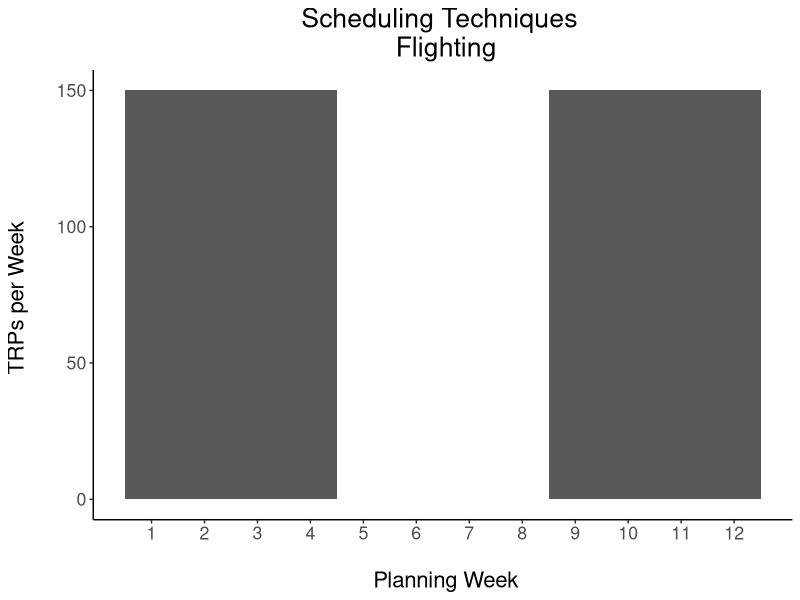
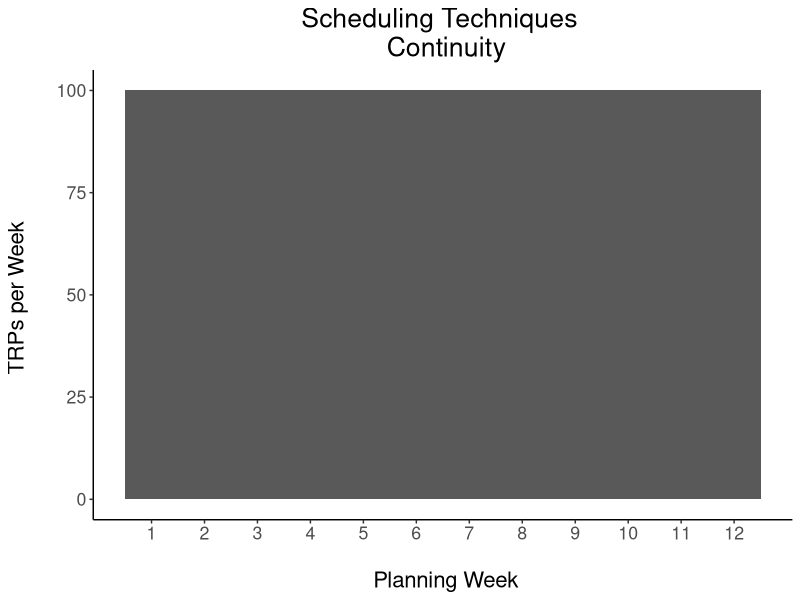
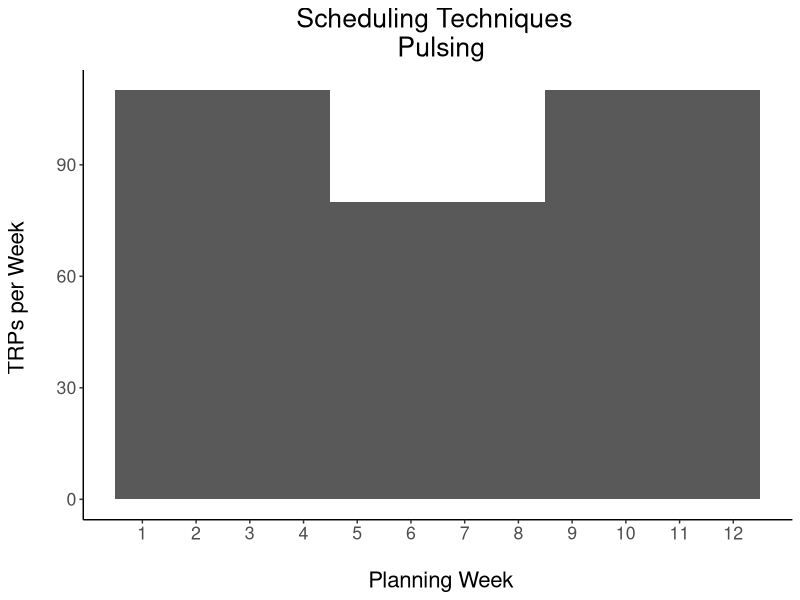
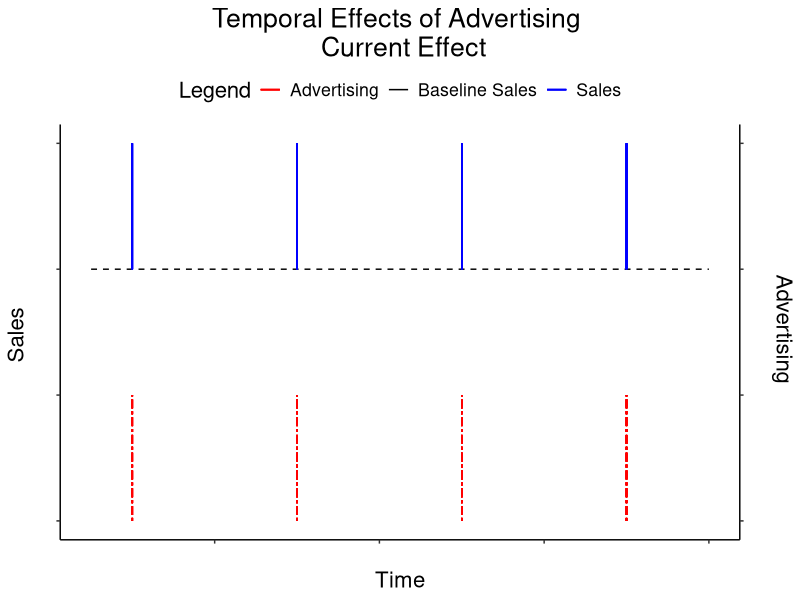
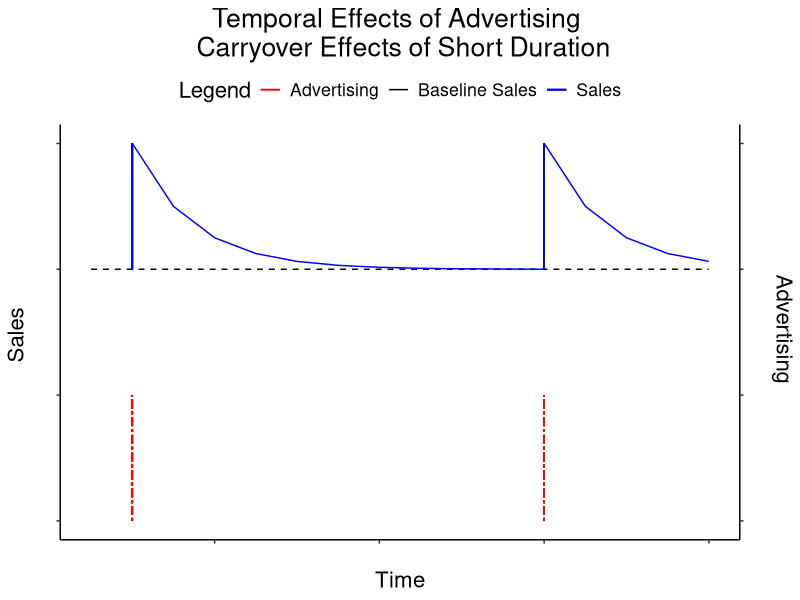
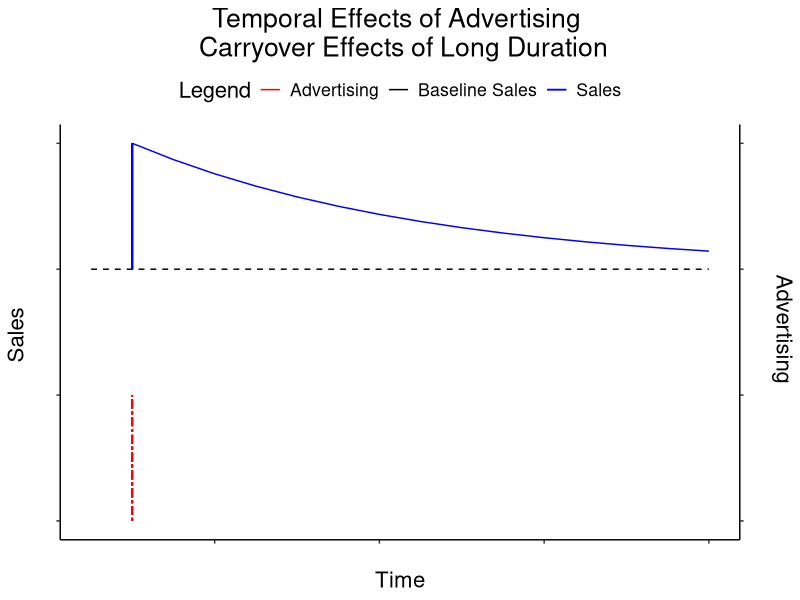
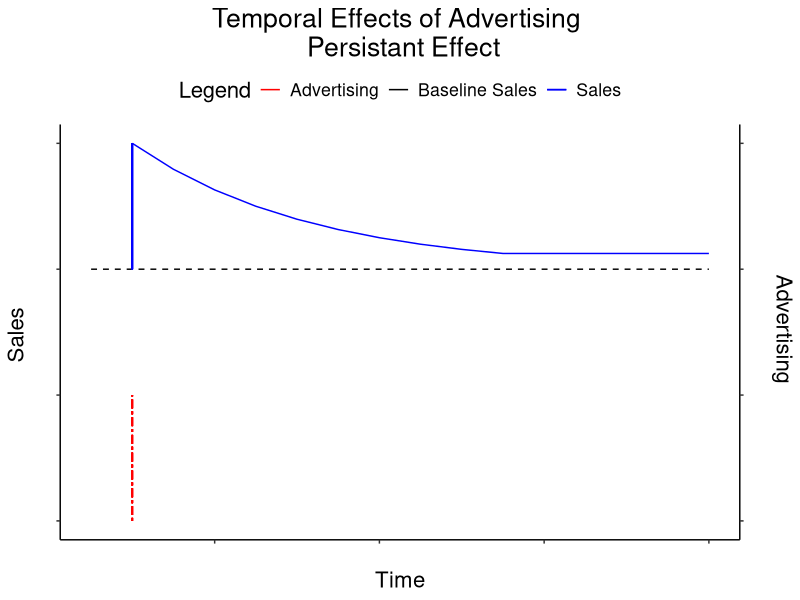
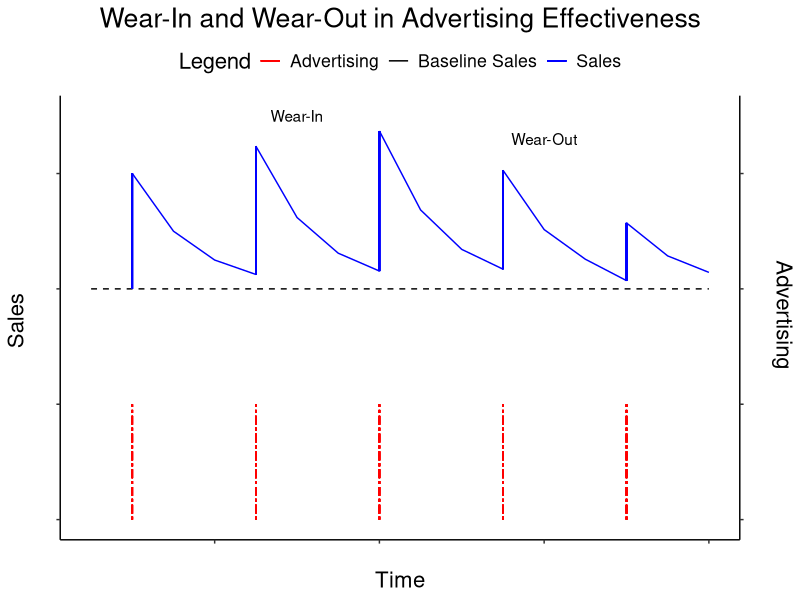

The R source for these figures, in order:
#############################################################################
# Description: Code for generating plots for Module 5 for BUSA 603.         #
# 																			                                    #	
# Last Update Date:  1/11/23       											                    #
#                                          									                #
# Last Update Date Comments:												                        #
#	A) 1/11/23 - Version 1 of code.											                      #
#																			                                      #
# Inputs:                                                                   #
# A) Parameters for generating plots.  See below.			                      #
#																			                                      #
# Outputs:																	                                #
#	A) Plots written to paths as identified below.                            #
#																			                                      #	
# Author:  Brian Weikel														                          #
#############################################################################

library(ggplot2)

# Clear working directory
# rm(list = ls())

# Output graphic and data path.
outpath <- "C:/Users/bkwei/R_projects/BUSA-603/BUSA_603_Ad_Response/Output/"

########## Surmanek Chapter 29 Media Planning ##########

# Flighting
# https://r-graphics.org/recipe-bar-graph-adjust-width
time <- c(1:12)
media <- c(150,150,150,150,0,0,0,0,150,150,150,150)
df1 <- data.frame(cbind(time,media))

plot1_a <- ggplot(df1, aes(x = time, y = media)) +
  geom_col(width = 1) +
  theme_classic() +
  ggtitle("Scheduling Techniques \n Flighting") +
  theme(plot.title = element_text(hjust = 0.5)) +
  scale_x_continuous("\n Planning Week", labels = as.character(time), 
                    breaks = time) +
  scale_y_continuous(name = "TRPs per Week \n") +
  theme(text = element_text(size = 16))  

ggsave("m5_0_a.png",plot=plot1_a,path=outpath)
rm(time,media,df1)

# Continuity

time <- c(1:12)
media <- c(100,100,100,100,100,100,100,100,100,100,100,100)
df1 <- data.frame(cbind(time,media))

plot1_b <- ggplot(df1, aes(x = time, y = media)) +
  geom_col(width = 1) +
  theme_classic() +
  ggtitle("Scheduling Techniques \n Continuity") +
  theme(plot.title = element_text(hjust = 0.5)) +
  scale_x_continuous("\n Planning Week", labels = as.character(time), 
                     breaks = time) +
  scale_y_continuous(name = "TRPs per Week \n") +
  theme(text = element_text(size = 16))

ggsave("m5_0_b.png",plot=plot1_b,path=outpath)
rm(time,media,df1)

# Pulsing

time <- c(1:12)
media <- c(110,110,110,110,80,80,80,80,110,110,110,110)
df1 <- data.frame(cbind(time,media))

plot1_c<- ggplot(df1, aes(x = time, y = media)) +
  geom_col(width = 1) +
  theme_classic() +
  ggtitle("Scheduling Techniques \n Pulsing") +
  theme(plot.title = element_text(hjust = 0.5)) +
  scale_x_continuous("\n Planning Week", labels = as.character(time), 
                     breaks = time) +
  scale_y_continuous(name = "TRPs per Week \n") +
  theme(text = element_text(size = 16))

ggsave("m5_0_c.png",plot=plot1_c,path=outpath)
rm(time,media,df1)

########## Tellis Chapter 24 Ad Responses and Shapes ##########

basesales <- c(100,100,100,100,100,100,100,100,100,100,100,100,100,100,100,100)

# Current Effect
# http://www.cookbook-r.com/Graphs/Bar_and_line_graphs_(ggplot2)/
scale1 <- 1
time <- c(1:16)
sales <- c(100,150,100,100,100,150,100,100,100,150,100,100,100,150,100,100)
advertising <- c(0,50,0,0,0,50,0,0,0,50,0,0,0,50,0,0)

df1 <- data.frame(cbind(time,sales,basesales,advertising))

colors <- c("Baseline Sales" = "black","Sales" = "blue","Advertising" = "red",
            "Sales1"="blue","Sales2"="blue","Sales3"="blue","Sales4"="blue",
            "Sales5"="blue")

linetypes <- c("Baseline Sales" = "dashed","Sales" = "solid",
               "Advertising" = "twodash",
               "Sales1"="solid","Sales2"="solid", "Sales3"="solid",
               "Sales4"="solid","Sales5"="solid")

plot1 <- ggplot(df1, aes(x=time)) +
 # geom_point(size=2, shape=1,fill="black",color="black") +
 # geom_smooth(method=lm,se=FALSE, fullrange=TRUE) +
 #  geom_line(aes(y=sales),color="blue") +
  ylim(0, 150) +
  geom_line(aes(y=basesales, color="Baseline Sales",
                linetype = "Baseline Sales")) +
  geom_segment(aes(x = 2, y = 100, xend = 2, yend = 150 ,color="Sales")) +
  geom_segment(aes(x = 6, y = 100, xend = 6, yend = 150,color="Sales")) +
  geom_segment(aes(x = 10, y = 100, xend = 10, yend = 150,color="Sales")) +
  geom_segment(aes(x = 14, y = 100, xend = 14, yend = 150,color="Sales")) +
  geom_segment(aes(x = 2, y = 0, xend = 2, yend = 50 ,color="Advertising",
                   linetype = "Advertising")) +
  geom_segment(aes(x = 6, y = 0, xend = 6, yend = 50 ,color="Advertising",
                   linetype = "Advertising")) +
  geom_segment(aes(x = 10, y = 0, xend = 10, yend = 50 ,color="Advertising",
                   linetype = "Advertising")) +
  geom_segment(aes(x = 14, y = 0, xend = 14, yend = 50 ,color="Advertising",
                   linetype = "Advertising")) +
  theme_classic() +
  ggtitle("Temporal Effects of Advertising \n Current Effect") +
  theme(legend.position="top",axis.text.x = element_blank(), 
        axis.text.y = element_blank()) +
  theme(plot.title = element_text(hjust = 0.5)) +
  labs(x = "\n Time ", color = "Legend") +
  theme(legend.position="top") + 
  scale_color_manual(values = colors) +
  scale_linetype_manual(values = linetypes) +
  scale_y_continuous(
  # Features of the first axis
    name = "Sales \n",
    # Add a second axis and specify its features
    sec.axis = sec_axis(~ ./scale1,name="Advertising \n"))+ 
  guides(linetype=FALSE) +
  theme(text = element_text(size = 16))

ggsave("m5_1.png",plot=plot1,path=outpath)

rm(df1,sales,advertising)

# Carryover Effects of Short Duration
# Adstock function
adstock <- function(x, rate=0){
  return(as.numeric(stats::filter(x=x, filter=rate, method="recursive")))
}

advertising <- c(0,50,0,0,0,0,0,0,0,0,0,50,0,0,0,0)
eta <- 0.5^(1/1)
ad_stock <- adstock(advertising,eta)  
sales <- basesales + ad_stock
sales1 <- sales
sales1[1] <- NA
sales1[12] <- 100
sales1[13] <- NA
sales1[14] <- NA
sales1[15] <- NA
sales1[16] <- NA
sales2 <- sales
sales2[2:11] <- NA

df1 <- data.frame(cbind(time,sales,sales1,sales2,basesales,advertising))

plot2 <- ggplot(df1, aes(x=time)) +
  # geom_point(size=2, shape=1,fill="black",color="black") +
  # geom_smooth(method=lm,se=FALSE, fullrange=TRUE) +
  #  geom_line(aes(y=sales),color="blue") +
  ylim(0, 150) +
  geom_line(aes(y=basesales, color="Baseline Sales",
                linetype = "Baseline Sales")) +
  geom_line(aes(y=sales1, color="Sales")) +
  geom_line(aes(y=sales2, color="Sales")) +
  geom_segment(aes(x = 2, y = 100, xend = 2, yend = 150,color="Sales")) +
  geom_segment(aes(x = 12, y = 100, xend = 12, yend = sales2[12] ,color="Sales")) +
  geom_segment(aes(x = 2, y = 0, xend = 2, yend = 50 ,color="Advertising",
                   linetype = "Advertising")) +
  geom_segment(aes(x = 12, y = 0, xend = 12, yend = 50 ,color="Advertising",
                   linetype = "Advertising")) +
  theme_classic() +
  ggtitle("Temporal Effects of Advertising \n Carryover Effects of Short Duration") +
  theme(legend.position="top",axis.text.x = element_blank(), 
        axis.text.y = element_blank()) +
  theme(plot.title = element_text(hjust = 0.5)) +
  labs(x = "\n Time ", color = "Legend") +
  theme(legend.position="top") + 
  scale_color_manual(values = colors) +
  scale_linetype_manual(values = linetypes) +
  scale_y_continuous(
    # Features of the first axis
    name = "Sales \n",
    # Add a second axis and specify its features
    sec.axis = sec_axis(~ ./scale1,name="Advertising \n")) + 
  guides(linetype=FALSE) +
  theme(text = element_text(size = 16))
  
ggsave("m5_2.png",plot=plot2,path=outpath)

rm(df1,sales,advertising,sales1,sales2)

# Carryover Effects of Long Duration

advertising <- c(0,50,0,0,0,00,0,0,0,0,0,0,0,0,0,0)
eta <- 0.5^(1/5)
ad_stock <- adstock(advertising,eta)  
sales <- basesales + ad_stock
sales[1] <- NA

df1 <- data.frame(cbind(time,sales,basesales,advertising))

plot3 <- ggplot(df1, aes(x=time)) +
  # geom_point(size=2, shape=1,fill="black",color="black") +
  # geom_smooth(method=lm,se=FALSE, fullrange=TRUE) +
  #  geom_line(aes(y=sales),color="blue") +
  ylim(0, 150) +
  geom_line(aes(y=basesales, color="Baseline Sales",
                linetype = "Baseline Sales")) +
  geom_line(aes(y=sales, color="Sales")) +
  geom_segment(aes(x = 2, y = 100, xend = 2, yend = 150,color="Sales")) +
  geom_segment(aes(x = 2, y = 0, xend = 2, yend = 50 ,color="Advertising",
                   linetype = "Advertising")) +
  theme_classic() +
  ggtitle("Temporal Effects of Advertising \n Carryover Effects of Long Duration") +
  theme(legend.position="top",axis.text.x = element_blank(), 
        axis.text.y = element_blank()) +
  theme(plot.title = element_text(hjust = 0.5)) +
  labs(x = "\n Time ", color = "Legend") +
  theme(legend.position="top") + 
  scale_color_manual(values = colors) +
  scale_linetype_manual(values = linetypes) +
  scale_y_continuous(
    # Features of the first axis
    name = "Sales \n",
    # Add a second axis and specify its features
    sec.axis = sec_axis(~ ./scale1,name="Advertising \n")) + 
  guides(linetype=FALSE) +
  theme(text = element_text(size = 16))

ggsave("m5_3.png",plot=plot3,path=outpath)

rm(df1,sales,advertising)

# Persistant Effect

advertising <- c(0,50,0,0,0,00,0,0,0,0,0,0,0,0,0,0)
eta <- 0.5^(1/3)
ad_stock <- adstock(advertising,eta)
sales <- basesales + ad_stock
sales[1] <- NA
sales[12:16] <- sales[11]

df1 <- data.frame(cbind(time,sales,basesales,advertising))

plot4 <- ggplot(df1, aes(x=time)) +
  # geom_point(size=2, shape=1,fill="black",color="black") +
  # geom_smooth(method=lm,se=FALSE, fullrange=TRUE) +
  #  geom_line(aes(y=sales),color="blue") +
  ylim(0, 150) +
  geom_line(aes(y=basesales, color="Baseline Sales",
                linetype = "Baseline Sales")) +
  geom_line(aes(y=sales, color="Sales")) +
  geom_segment(aes(x = 2, y = 100, xend = 2, yend = 150,color="Sales")) +
  geom_segment(aes(x = 2, y = 0, xend = 2, yend = 50 ,color="Advertising",
                   linetype = "Advertising")) +
  theme_classic() +
  ggtitle("Temporal Effects of Advertising \n Persistant Effect") +
  theme(legend.position="top",axis.text.x = element_blank(), 
        axis.text.y = element_blank()) +
  theme(plot.title = element_text(hjust = 0.5)) +
  labs(x = "\n Time ", color = "Legend") +
  theme(legend.position="top") + 
  scale_color_manual(values = colors) +
  scale_linetype_manual(values = linetypes) +
  scale_y_continuous(
    # Features of the first axis
    name = "Sales \n",
    # Add a second axis and specify its features
    sec.axis = sec_axis(~ ./scale1,name="Advertising \n")) + 
   guides(linetype=FALSE) +
  theme(text = element_text(size = 16))

ggsave("m5_4.png",plot=plot4,path=outpath)

rm(df1,sales,advertising)

##########################################################################
#Wear-in and Wear-Out

advertising <- c(0,50,0,0,50,0,0,50,0,0,50,0,0,50,0,0)
eta <- 0.5^(1/1)
ad_stock <- adstock(advertising,eta)  
sales <- vector( "numeric" , length(time))
sales1 <- vector( "numeric" , length(time))
sales2 <- vector( "numeric" , length(time))
sales3 <- vector( "numeric" , length(time))
sales4 <- vector( "numeric" , length(time))
sales5 <- vector( "numeric" , length(time))

sales[1:4] <- basesales[1:4] + ad_stock[1:4]
sales[5:7] <- basesales[5:5] + 1.1*ad_stock[5:7]
sales[8:10] <- basesales[8:10] + 1.2*ad_stock[8:10]
sales[11:13] <- basesales[11:13] + 0.9*ad_stock[11:13]
sales[14:16] <- basesales[14:16] + 0.5*ad_stock[14:16]

sales1[1] <- NA
sales1[2:4] <- sales[2:4]
sales1[5] <- basesales[5] + 1*(ad_stock[5] - advertising[5])
sales1[6:16] <- NA

sales2[1:4] <- NA
sales2[5:7] <- sales[5:7]
sales2[8] <- basesales[8] + 1.1*(ad_stock[8] - advertising[8])
sales2[9:16] <- NA

sales3[1:8] <- NA
sales3[8:10] <- sales[8:10]
sales3[11] <- basesales[11] + 1.2*(ad_stock[11] - advertising[11])
sales3[12:16] <- NA

sales4[1:10] <- NA
sales4[11:13] <- sales[11:13]
sales4[14] <- basesales[14] + 0.5*(ad_stock[14] - advertising[14])
sales4[15:16] <- NA

sales5[1:13] <- NA
sales5[14:16] <- sales[14:16]

df1 <- data.frame(cbind(time,sales,sales1,sales2,
                        sales3,sales4,sales5,basesales,advertising))

plot5 <- ggplot(df1, aes(x=time)) +
  # geom_point(size=2, shape=1,fill="black",color="black") +
  # geom_smooth(method=lm,se=FALSE, fullrange=TRUE) +
  #  geom_line(aes(y=sales),color="blue") +
  ylim(0, 150) +
  geom_line(aes(y=basesales, color="Baseline Sales",
                linetype = "Baseline Sales")) +
  geom_line(aes(y=sales1, color="Sales")) +
  geom_line(aes(y=sales2, color="Sales")) +
  geom_line(aes(y=sales3, color="Sales")) +
  geom_line(aes(y=sales4, color="Sales")) +
  geom_line(aes(y=sales5, color="Sales")) +
  geom_segment(aes(x = 2, y = 100, xend = 2, yend = 150,
                   color="Sales")) +
  geom_segment(aes(x = 5, y = sales1[5], xend = 5, yend = sales2[5],
                   color="Sales")) +
  geom_segment(aes(x = 8, y = sales2[8], xend = 8, yend = sales3[8],
                   color="Sales")) +
  geom_segment(aes(x = 11, y = sales3[11], xend = 11, yend = sales4[11],
                   color="Sales")) +
  geom_segment(aes(x = 14, y = sales4[14], xend = 14, yend = sales5[14],
                   color="Sales")) +
  geom_segment(aes(x = 2, y = 0, xend = 2, yend = 50 ,color="Advertising",
                   linetype = "Advertising")) +
  geom_segment(aes(x = 5, y = 0, xend = 5, yend = 50 ,color="Advertising",
                   linetype = "Advertising")) +
  geom_segment(aes(x = 8, y = 0, xend = 8, yend = 50 ,color="Advertising",
                   linetype = "Advertising")) +
  geom_segment(aes(x = 11, y = 0, xend = 11, yend = 50 ,color="Advertising",
                   linetype = "Advertising")) +
  geom_segment(aes(x = 14, y = 0, xend = 14, yend = 50 ,color="Advertising",
                   linetype = "Advertising")) +
  theme_classic() +
  ggtitle("Wear-In and Wear-Out in Advertising Effectiveness") +
  theme(legend.position="top",axis.text.x = element_blank(), 
        axis.text.y = element_blank()) +
  theme(plot.title = element_text(hjust = 0.5)) +
  labs(x = "\n Time ", color = "Legend") +
  theme(legend.position="top") + 
  scale_color_manual(values = colors) +
  scale_linetype_manual(values = linetypes) +
  scale_y_continuous(
    # Features of the first axis
    name = "Sales \n",
    # Add a second axis and specify its features
    sec.axis = sec_axis(~ ./scale1,name="Advertising \n")) + 
  guides(linetype=FALSE) +
  theme(text = element_text(size = 16)) +
  annotate("text", x=6, y=175, label= "Wear-In") + 
  annotate("text", x=12, y=165, label= "Wear-Out")

ggsave("m5_5.png",plot=plot5,path=outpath)

rm(df1,sales,advertising,sales1,sales2,sales3,sales4.sales5)

########## Response Curves ##########
# https://stackoverflow.com/questions/26091323/how-to-plot-a-function-curve-in-r
eq0 <- function(x,intercept=0,slope=0.2){intercept+x*slope} # CRTS
eq1 <- function(x,lambda=2.5,k=2.5){1-exp(-(x/lambda)^k)} # S-Shapes
eq2 <- function(x,lambda=2,k=0.75,scale=1.2){scale*(1-exp(-(x/lambda)^k))} # DRTS

plot_a <- ggplot(data.frame(x=c(0, 4)), aes(x=x)) + 
  stat_function(fun=eq0,aes(colour = "Linear")) +
  stat_function(fun=eq1,aes(colour = "S-shaped")) +
  stat_function(fun=eq2,aes(colour = "Concave")) +
  theme_classic() +
  ggtitle("Linear and Nonlinear Response to Advertising") +
  theme(legend.position="top",axis.text.x = element_blank(), 
        axis.text.y = element_blank()) +
  theme(plot.title = element_text(hjust = 0.5)) +
  labs(x = "\n Advertising ", color = "Legend") +
  theme(legend.position="top") + 
  scale_color_manual(values = c("black","blue","red")) +
  scale_linetype_manual(values = linetypes) +
  scale_y_continuous(
    # Features of the first axis
    name = "Sales \n") + 
  guides(linetype=FALSE) +
  theme(text = element_text(size = 16)) 
  
ggsave("m5_a.png",plot=plot_a,path=outpath)  
  
